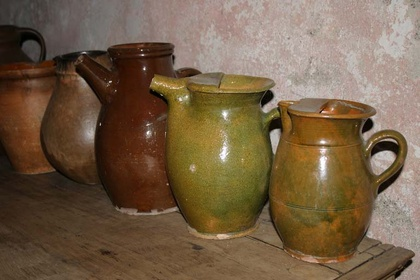
%> input picture Project_CS663/White balancing/potsWB_00_flash.jpg, 420 x 280 px, shrunk from 768 x 512 before the run
$ octave test_white.m   (GNU Octave 9; MATLAB toolbox functions it lacks are replaced by stand-ins)
%> lines starting %> are read from the running program, lines starting %| are printed output that depends on the picture
clc;clear;close all;
im_f = rescale(imread("potsWB_00_flash.jpg"));

amb = rescale(imread("potsWB_01_noflash.jpg")); %denoised result
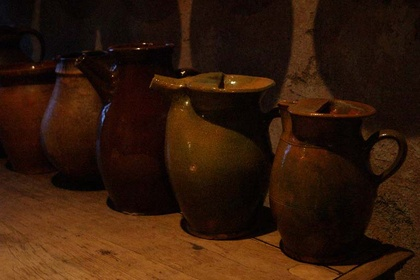
%> input picture Project_CS663/White balancing/potsWB_01_noflash.jpg, 420 x 280 px, shrunk from 768 x 512 before the run
%imwrite(amb,"potsWB_01_noflash.tiff");
%amb = rescale(imread("potsWB_01_noflash.tiff"));

linF = rgb2gray(im_f);
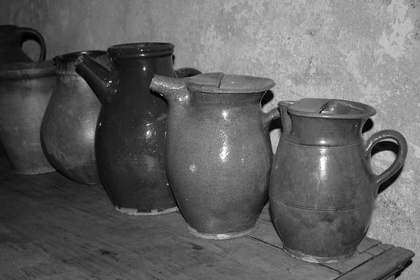
%> linF: size 280x420 double; min 0.0023, max 1, mean 0.384
linA = rgb2gray(amb);
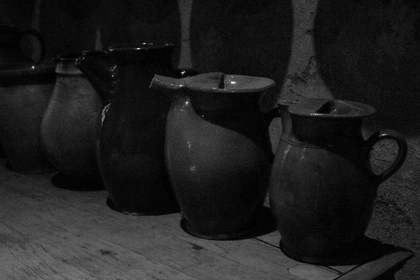
%> linA: size 280x420 double; min 0.000894, max 0.962, mean 0.123
delta = (linF-linA);
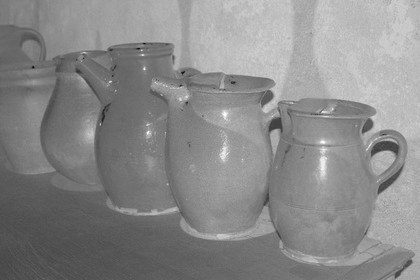
%> delta: size 280x420 double; min -0.582, max 0.977, mean 0.261; drawn with min black and max white
%amb = double(amb); delta = double(delta);
%%
%%%%Ap and Cp are p pixel value  Ap each pixel of ambient image ;
%deltap = zeros(size(im_f));
%deltap(:,:,1) = delta ;deltap(:,:,2) = delta ;deltap(:,:,3) = delta ;
Cp = zeros(size(amb));
Cp(:,:,1) = imdivide(amb(:,:,1),delta);Cp(:,:,2) = imdivide(amb(:,:,2),delta);Cp(:,:,3) = imdivide(amb(:,:,3),delta);
%figure(1);imshow(cp);title(" estimated color");

%%

%t1 for each color r g b
%t1r = 0.02*range(amb(:,:,1),'all');t1g = 0.02*range(amb(:,:,2),'all');t1b = 0.02*range(amb(:,:,3),'all');
%t2 = 0.02*range(delta,'all');
t2 = 0.02*max(max(delta));
%> t2 = 0.0195
tr1 = 0.02*max(max(amb(:,:,1)));tg1 = 0.02*max(max(amb(:,:,2)));tb1 = 0.02*max(max(amb(:,:,3)));
%> after `tr1 = 0.02*max(max(amb(:,:,1)))`: tr1 = 0.02
%> after `tg1 = 0.02*max(max(amb(:,:,2)))`: tg1 = 0.0195
%> after `tb1 = 0.02*max(max(amb(:,:,3)))`: tb1 = 0.0165

%%
%setting the Cp value to zero at the pixel where |Ap|<t1 or deltap<t2
fprintf("Discard pixel value according to threshold \n start");
for i = 1:size(amb,1)
    for j = 1:size(amb,2)
        if delta(i,j)<t2|| amb(i,j,3)<tb1 || amb(i,j,2)<tg1 || amb(i,j,1)<tr1
            Cp(i,j,:)=0.0 ;
        end
    end
end
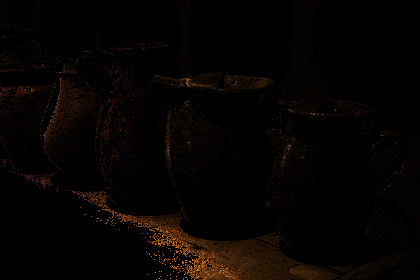
%> Cp: size 280x420x3 double; mean R, G, B 0.8, 0.4, 0.1; drawn with min black and max white
fprintf(".. end");
%imshow(Cp);

%%
Awb = zeros(size(amb));
%white-balance the image by scaling the color channel
% amb color estimate 𝑐 for the scene as the mean of 𝐶𝑝 for the non-discarded pixels
%non discareded pixel ;
cr = mean(nonzeros(Cp(:,:,1)),'all');cg = mean(nonzeros(Cp(:,:,2)),'all');cb = mean(nonzeros(Cp(:,:,3)),'all');
%> after `cr = mean(nonzeros(Cp(:,:,1)),'all')`: cr = 1.53
%> after `cg = mean(nonzeros(Cp(:,:,2)),'all')`: cg = 0.778
%> after `cb = mean(nonzeros(Cp(:,:,3)),'all')`: cb = 0.293
Awb(:,:,1) = imdivide(amb(:,:,1),cr);Awb(:,:,2) = imdivide(amb(:,:,2),cg);Awb(:,:,3) = imdivide(amb(:,:,3),cb);
%> after `Awb(:,:,3) = imdivide(amb(:,:,3),cb)`:
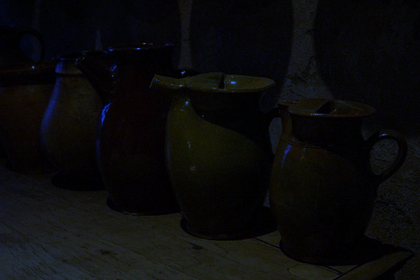
%> Awb: size 280x420x3 double; mean R, G, B 0.13, 0.129, 0.134; drawn with min black and max white
%s = imabsdiff(amb,Awb);
%imshow(s);
figure(1);
subplot(1,2,1);imshow(amb);title("Ambient original with orange light effect");
subplot(1,2,2);imshow(Awb);title("White Balanced image");
%> after `imshow(Awb)`:
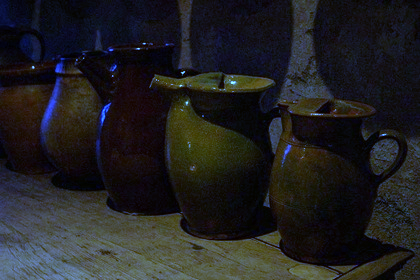
%> displayed picture: size 280x420x3, on the screen's scale of 0 to 255; mean R, G, B 33.3, 32.9, 34
